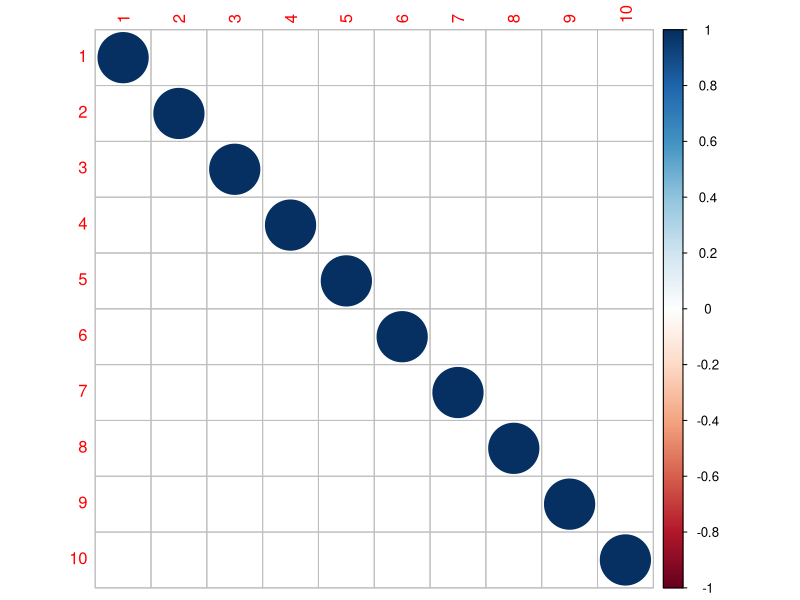
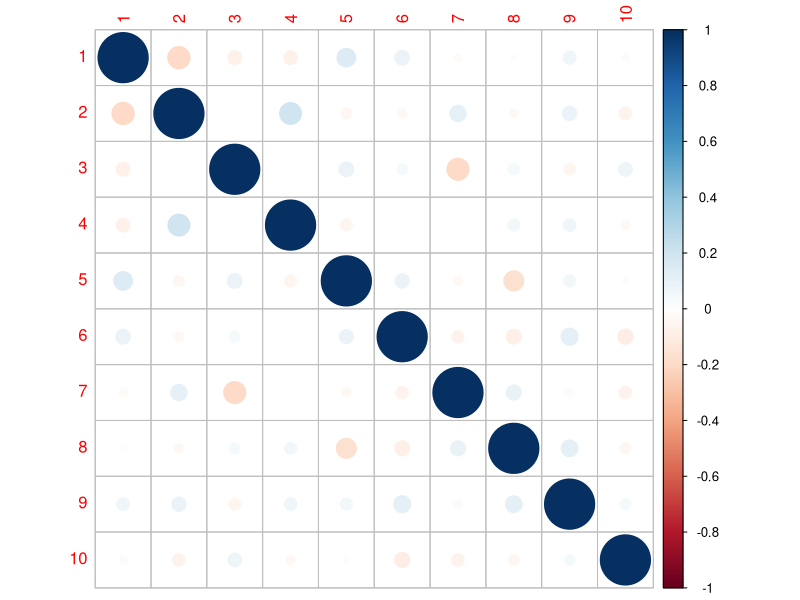

The R script that drew these images, in order:
## ---- chunk 1
d <- 10
m <- matrix(rep(0,d), nrow=d, ncol=1)
S <- diag(d) #matrice Identité dim=d=10

S
## ---- chunk 2
eigen(S)$values 
## ---- chunk 3
corr<- cov2cor(S)
corr
## ---- chunk 4
library(corrplot)
## ---- chunk 5
corrplot(corr)
## ---- chunk 6
library(mvtnorm)
## ---- chunk 7
n = 100
X_ech<-rmvnorm(n=n, mean = m, sigma = S) 
dim(X_ech)
## ---- chunk 8
C.estimation <- cor(X_ech)
C.estimation
## ---- chunk 9
corrplot(C.estimation)
